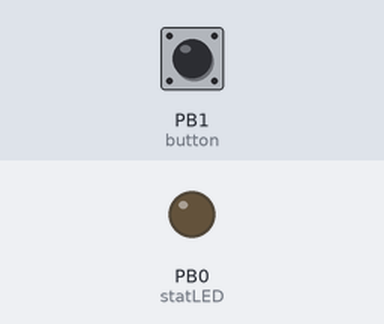
Bench run of a sketch on a simulated ATtiny85, built with avr-gcc and run on an emulated ATtiny85. Shown: output pins drawn as LEDs (lit = HIGH). The inputs (shaded band) are chosen by the test bench; at power-on: PB1 (button) HIGH. Sleep ends after the set time or at an interrupt.

Above: at 1.2 s.
1.3 s: PB1 (button) pulled LOW for 0.15 s
At 1.79 s:
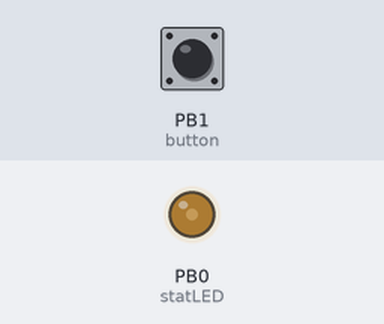
At 2.39 s:
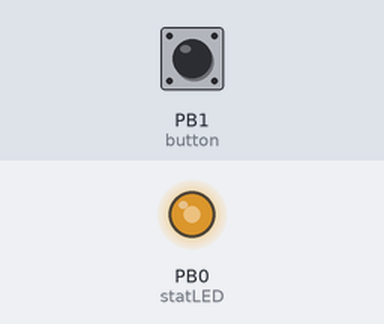
4.3 s: PB1 (button) pulled LOW for 1 s
At 6.15 s:
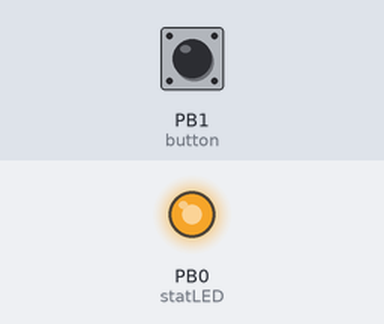
Timing chart, 0 to 9.0 s (numbered marks = the images above; inputs shaded):
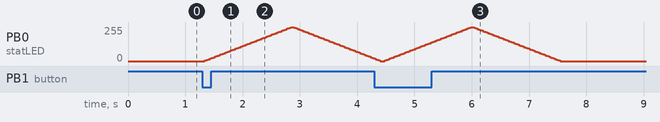

The sketch:

BlinkWDT.ino
```cpp
#include <avr/sleep.h> //Needed for sleep_mode


const byte statLED = 0;
const byte button = 1;
//Variables


volatile int watchdog_counter;

//This runs each time the watch dog wakes us up from sleep
ISR(WDT_vect) {
  watchdog_counter++;
}

void setup()
{

  pinMode(statLED, OUTPUT);
  pinMode(button,INPUT_PULLUP);

  //pinMode(waterSensor, INPUT_PULLUP);


  digitalWrite(statLED, LOW);

  watchdog_counter = 0;

  //Power down various bits of hardware to lower power usage
  set_sleep_mode(SLEEP_MODE_PWR_DOWN); //Power down everything, wake up from WDT
  sleep_enable();
  ADCSRA &= ~(1<<ADEN); //Disable ADC, saves ~230uA

  setup_watchdog(0); //Wake up after 1 sec
}

void loop()
{
  sleep_mode(); //Go to sleep!

  if(watchdog_counter > 1)
  {
    watchdog_counter = 0;

    if(digitalRead(button) == 0){
       for (int fadeValue = 0; fadeValue <= 255; fadeValue += 5) {
    // sets the value (range from 0 to 255):
      analogWrite(statLED, fadeValue);
    // wait for 30 milliseconds to see the dimming effect
    delay(30);
  }
  for (int fadeValue = 255; fadeValue >= 0; fadeValue -= 5) {
    // sets the value (range from 0 to 255):
    analogWrite(statLED, fadeValue);
    // wait for 30 milliseconds to see the dimming effect
    delay(30);
  }

    }


  }
  else{
    digitalWrite(statLED,LOW);
  }
}


// 0=16ms, 1=32ms, 2=64ms, 3=128ms, 4=250ms, 5=500ms
// 6=1sec, 7=2sec, 8=4sec, 9=8sec
// From: http://interface.khm.de/index.php/lab/experiments/sleep_watchdog_battery/
void setup_watchdog(int timerPrescaler) {

  if (timerPrescaler > 9 ) timerPrescaler = 9; //Correct incoming amount if need be

  byte bb = timerPrescaler & 7;
  if (timerPrescaler > 7) bb |= (1<<5); //Set the special 5th bit if necessary

  //This order of commands is important and cannot be combined
  MCUSR &= ~(1<<WDRF); //Clear the watch dog reset
  WDTCR |= (1<<WDCE) | (1<<WDE); //Set WD_change enable, set WD enable
  WDTCR = bb; //Set new watchdog timeout value
  WDTCR |= _BV(WDIE); //Set the interrupt enable, this will keep unit from resetting after each int
}
```

Measured:
- after the input at 1.3 s, PB0 (statLED): rises from 0/255 to 255/255 in 1.5 s, then falls to 20/255 in 1.4 s
